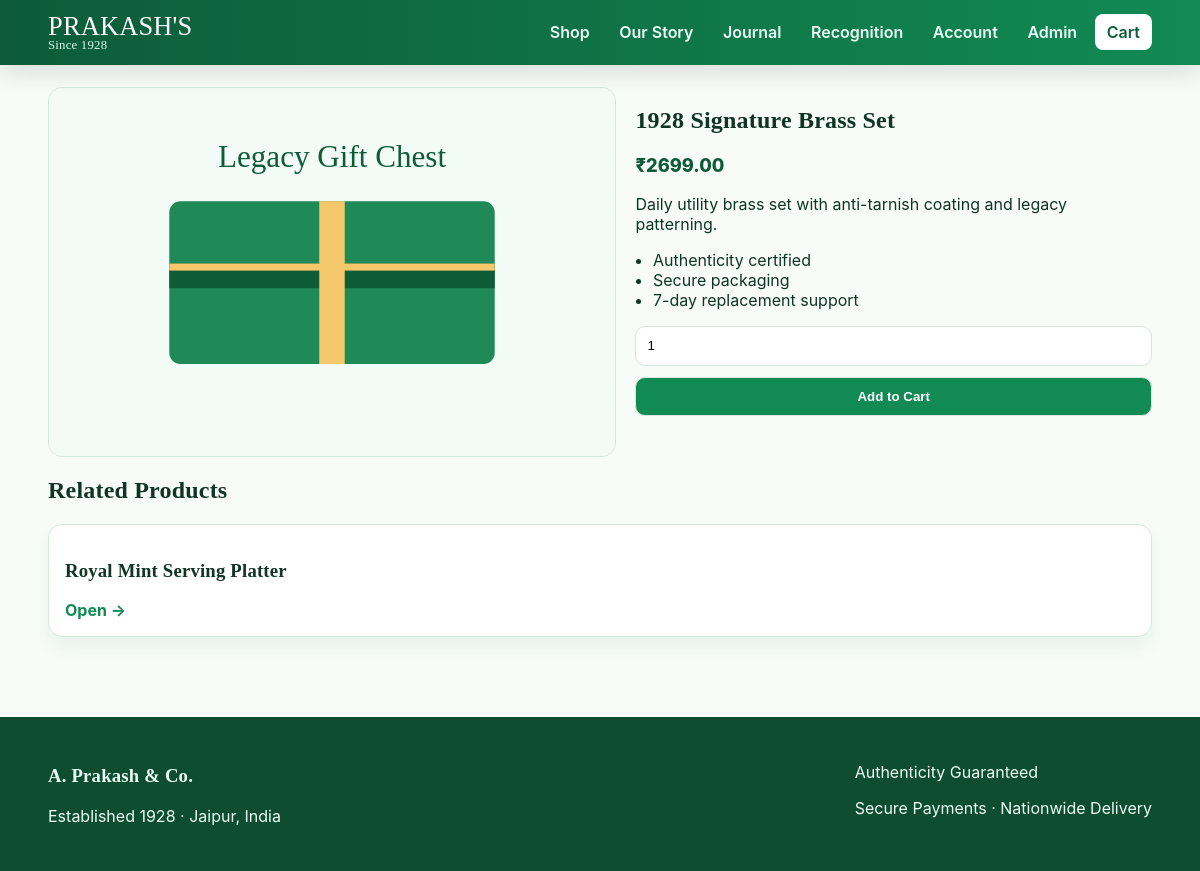
Screenshot of /product/1928-signature-brass-set with the database file from the repository.
### tables this page shows
CREATE TABLE products (
    id BIGINT UNSIGNED AUTO_INCREMENT PRIMARY KEY,
    category_id BIGINT UNSIGNED NOT NULL,
    name VARCHAR(190) NOT NULL,
    slug VARCHAR(220) NOT NULL UNIQUE,
    sku VARCHAR(80) NOT NULL UNIQUE,
    short_description VARCHAR(255) NULL,
    description TEXT NULL,
    specifications TEXT NULL,
    price DECIMAL(10,2) NOT NULL,
    compare_price DECIMAL(10,2) NULL,
    stock_quantity INT NOT NULL DEFAULT 0,
    popularity_score INT NOT NULL DEFAULT 0,
    is_featured TINYINT(1) NOT NULL DEFAULT 0,
    status ENUM('active', 'draft', 'archived') NOT NULL DEFAULT 'active',
    created_at TIMESTAMP DEFAULT CURRENT_TIMESTAMP,
    updated_at TIMESTAMP DEFAULT CURRENT_TIMESTAMP ON UPDATE CURRENT_TIMESTAMP,
    CONSTRAINT fk_products_category FOREIGN KEY (category_id) REFERENCES categories(id),
    INDEX idx_products_category (category_id),
    INDEX idx_products_status (status),
    FULLTEXT idx_products_name_desc (name, description)
);

### app/core/View.php (called while the page is built, shortened)
<?php
class View
{
    public static function render(string $template, array $data = []): void
    {
        extract($data, EXTR_SKIP);
        $templatePath = BASE_PATH . '/app/views/' . $template . '.php';
        require BASE_PATH . '/app/views/layouts/header.php';
        require $templatePath;
        require BASE_PATH . '/app/views/layouts/footer.php';
    }
}

### app/core/Controller.php (called while the page is built, shortened)
<?php
class Controller
{
    protected function view(string $template, array $data = []): void
    {
        View::render($template, $data);
    }
}

### app/controllers/ProductController.php (called while the page is built, shortened)
<?php
class ProductController extends Controller
{
    public function show(string $slug): void
    {
        $dummy = collectDummy($slug);
        $product = $dummy['product'];
        $related = $dummy['related'];
        try {
            $productModel = new Product();
            $dbProduct = $productModel->findBySlug($slug);
            if ($dbProduct) {
                $product = $dbProduct;
                $related = $productModel->related((int) $product['category_id'], (int) $product['id']);
            }
        } catch (Throwable) {
        }
        $this->view('product/show', [
            'title' => $product['name'],
            'product' => $product,
            'relatedProducts' => $related,
        ]);
    }
}
function collectDummy(string $slug): array
{
    $all = dummy_products();
    $product = null;
    foreach ($all as $item) {
        if ($item['slug'] === $slug) {
            $product = $item;
            break;
        }
    }
    return ['product' => $product, 'related' => array_slice($all, 0, 3)];
}

### index.php (called while the page is built, shortened)
<?php
require_once __DIR__ . '/config/config.php';
require_once __DIR__ . '/app/core/Router.php';
require_once __DIR__ . '/app/helpers/functions.php';
$router = new Router();
$router->dispatch($_SERVER['REQUEST_URI'] ?? '/', $_SERVER['REQUEST_METHOD'] ?? 'GET');

### config/config.php (called while the page is built, shortened)
<?php
spl_autoload_register(static function (string $class): void {
    $prefix = 'App\\';
    $relativeClass = substr($class, strlen($prefix));
    $relativePath = str_replace('\\', '/', $relativeClass) . '.php';
    $candidates = [
        BASE_PATH . '/app/' . $relativePath,
        BASE_PATH . '/app/' . lcfirst($relativePath),
        BASE_PATH . '/app/' . strtolower($relativePath),
    ];
    foreach ($candidates as $file) {
        if (file_exists($file)) {
            return;
        }
    }
});

### app/core/Database.php (called while the page is built, shortened)
<?php
class Database
{
    private static ?PDO $connection = null;
    public static function connection(): PDO
    {
        $dsn = sprintf('mysql:host=%s;dbname=%s;charset=utf8mb4', DB_HOST, DB_NAME);
        try {
            self::$connection = new PDO($dsn, DB_USER, DB_PASS, [
                PDO::ATTR_ERRMODE => PDO::ERRMODE_EXCEPTION,
                PDO::ATTR_DEFAULT_FETCH_MODE => PDO::FETCH_ASSOC,
                PDO::ATTR_EMULATE_PREPARES => false,
            ]);
        } catch (PDOException $exception) {
            throw new RuntimeException('Database connection failed. Configure .env.php for DB access.');
        }
        return self::$connection;
    }
}

### app/core/Model.php (called while the page is built, shortened)
<?php
abstract class Model
{
    public function __construct()
    {
        $this->db = Database::connection();
    }
}

### app/models/Product.php (called while the page is built, shortened)
<?php
class Product extends Model
{
    public function findBySlug(string $slug): ?array
    {
        $stmt = $this->db->prepare('SELECT * FROM products WHERE slug = :slug LIMIT 1');
        $stmt->execute([':slug' => $slug]);
        $product = $stmt->fetch();
        return $product ?: null;
    }
    public function related(int $categoryId, int $excludeId): array
    {
        $stmt = $this->db->prepare('SELECT * FROM products WHERE category_id = :category_id AND id != :exclude_id AND status = "active" LIMIT 4');
        $stmt->execute([':category_id' => $categoryId, ':exclude_id' => $excludeId]);
        return $stmt->fetchAll();
    }
}

### app/helpers/functions.php (called while the page is built, shortened)
<?php
function e(?string $value): string
{
    return htmlspecialchars((string) $value, ENT_QUOTES, 'UTF-8');
}

### app/views/product/show.php (the view, shortened to what this page needs)
<article class="product-layout">
    <img class="product-hero-image" src="<?= e($product['image'] ?? '/public/assets/images/products/gift-chest.svg') ?>" alt="<?= e($product['name']) ?>">
    <div>
        <h1><?= e($product['name']) ?></h1>
        <p class="price">₹<?= e((string) $product['price']) ?></p>
        <p><?= e($product['description'] ?? 'Premium handcrafted heritage item.') ?></p>
        <ul class="clean-list">
            <li>Authenticity certified</li>
            <li>Secure packaging</li>
            <li>7-day replacement support</li>
        </ul>
        <form method="post" action="/cart/add">
            <input type="number" name="quantity" value="1" min="1" max="10">
            <button type="submit">Add to Cart</button>
        </form>
    </div>
</article>
<h2>Related Products</h2>
<div class="product-grid">
    <?php foreach ($relatedProducts as $related): ?>
    <div class="product-card"><h3><?= e($related['name']) ?></h3><a class="text-link" href="/product/<?= e($related['slug']) ?>">Open →</a></div>
    <?php endforeach; ?>
</div>

### app/core/Router.php (shortened to what this page needs)
<?php
class Router
{
    private array $routes = ['GET' => [], 'POST' => []];
    public function get(string $path, array $action): void
    {
        $this->routes['GET'][] = ['pattern' => $this->pattern($path), 'action' => $action];
    }
    public function post(string $path, array $action): void
    {
        $this->routes['POST'][] = ['pattern' => $this->pattern($path), 'action' => $action];
    }
    public function dispatch(string $uri, string $method): void
    {
        $path = parse_url($uri, PHP_URL_PATH) ?: '/';
        $routes = $this->routes[$method] ?? [];
        foreach ($routes as $route) {
            if (preg_match($route['pattern'], $path, $matches)) {
                array_shift($matches);
                [$controllerClass, $controllerMethod] = $route['action'];
                $controller = new $controllerClass();
                $controller->$controllerMethod(...$matches);
                return;
            }
        }
    }
    private function pattern(string $path): string
    {
        $escaped = preg_replace('#\{[a-zA-Z_][a-zA-Z0-9_]*\}#', '([^/]+)', $path);
        return '#^' . $escaped . '$#';
    }
}

### app/views/layouts/header.php (shortened to what this page needs)
<!doctype html>
<html lang="en">
<head>
    <link rel="stylesheet" href="/public/assets/css/styles.css">
</head>
<body>
<header class="topbar">
    <div class="container nav-wrap">
        <a href="/" class="brand">PRAKASH'S <span>Since 1928</span></a>
        <nav class="main-nav" data-menu>
            <a href="/shop">Shop</a>
            <a href="/our-story">Our Story</a>
            <a href="/blog">Journal</a>
            <a href="/reviews-recognition">Recognition</a>
            <a href="/account">Account</a>
            <a href="/admin">Admin</a>
            <a href="/cart" class="pill">Cart</a>
        </nav>
    </div>
</header>
<main class="container main-space">

### app/views/layouts/footer.php
</main>
<footer class="site-footer">
    <div class="container footer-grid">
        <div>
            <h3>A. Prakash & Co.</h3>
            <p>Established 1928 · Jaipur, India</p>
        </div>
        <div>
            <p>Authenticity Guaranteed</p>
            <p>Secure Payments · Nationwide Delivery</p>
        </div>
    </div>
</footer>
</body>
</html>

### public/assets/css/styles.css (style rules this page uses)
:root { --green-900:#0d5b38; --green-700:#118a54; --green-500:#22b573; --mint:#eaf8f1; --gold:#d7a84a; --ink:#103425; --paper:#f7fcf9; --line:#d4e8dc; }
* { box-sizing:border-box }
body { margin:0;font-family:Inter,system-ui,Arial,sans-serif;background:var(--paper);color:var(--ink) }
h1,h2,h3,.brand { font-family:Georgia,'Times New Roman',serif;letter-spacing:.2px }
.container { width:min(1150px,92%);margin:0 auto }
.main-space { padding:1.4rem 0 3rem }
.topbar { position:sticky;top:0;z-index:50;background:linear-gradient(90deg,var(--green-900),var(--green-700));box-shadow:0 8px 24px #0000001f }
.nav-wrap { display:flex;align-items:center;justify-content:space-between;gap:1rem;padding:.8rem 0 }
.brand { color:#fff;text-decoration:none;font-size:1.65rem;line-height:1 }
.brand span { display:block;font-size:.8rem;color:#d5fce7 }
.main-nav { display:flex;gap:.35rem;align-items:center }
.main-nav a { color:#eafff6;text-decoration:none;padding:.5rem .75rem;border-radius:8px;font-weight:600 }
.main-nav .pill { background:#fff;color:var(--green-900) }
.product-grid { display:grid;grid-template-columns:repeat(auto-fit,minmax(220px,1fr));gap:1rem;margin-top:1rem }
.product-card,.card-block { background:#fff;border:1px solid var(--line);border-radius:14px;padding:1rem;box-shadow:0 10px 18px #0d5b3810 }
.price { font-size:1.14rem;font-weight:800;color:var(--green-900) }
.text-link { color:var(--green-700);font-weight:700;text-decoration:none }
input,select,textarea,button { width:100%;padding:.7rem;margin-bottom:.7rem;border:1px solid var(--line);border-radius:10px;background:#fff }
button { background:var(--green-700);color:#fff;font-weight:700;cursor:pointer }
.product-layout { display:grid;grid-template-columns:1.1fr 1fr;gap:1.2rem;align-items:start }
.product-hero-image { width:100%;border-radius:14px;border:1px solid var(--line) }
.clean-list { padding-left:1.1rem }
.site-footer { background:#0f4d31;color:#eafff5;padding:1.8rem 0;margin-top:2rem }
.footer-grid { display:flex;justify-content:space-between;gap:1rem;flex-wrap:wrap }

### rows the page displays
products: name "1928 Signature Brass Set", price "2699.00", description "Daily utility brass set with anti-tarnish coating and legacy patterning."
products: name "Royal Mint Serving Platter"
